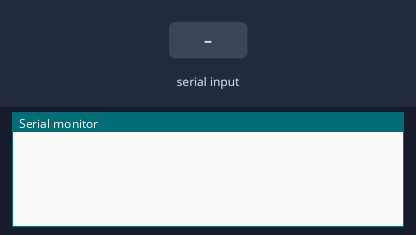
Simulated run of this sketch. Board: Arduino Mega 2560, built with avr-gcc and run on an emulated ATmega2560. Parts: the last lines printed to the serial monitor. The inputs (shaded band) are chosen by the test bench.

Above: at 1.2 s.
1.3 s: "1" received over the second serial link
At 2.4 s:
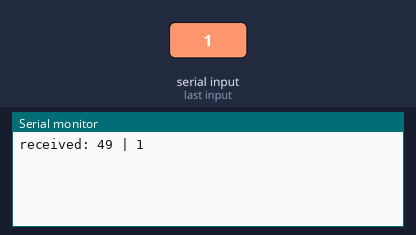
2.8 s: "0" received over the second serial link
At 3.6 s:
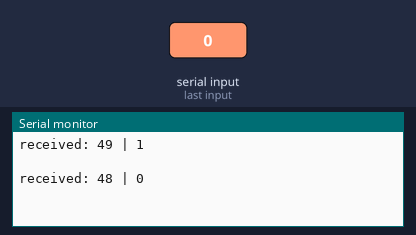
4.3 s: "2" received over the second serial link
At 4.9 s:
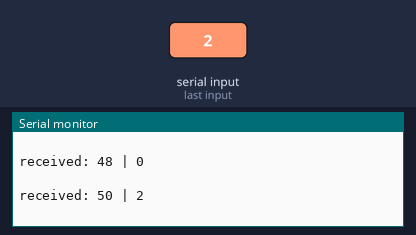

Measured:
- after the input at 1.3 s, the serial monitor: prints a new line at once (image 1)
- after the input at 2.8 s, the serial monitor: prints a new line at once (image 2)
- after the input at 4.3 s, the serial monitor: prints a new line at once (image 3)

The sketch:

serial_unity.ino
```cpp
void setup() {
  Serial.begin(9600);
  Serial2.begin(38400);
}


void loop()
{
  //Unity側に送信
  Serial2.print("Hello, this is Arduino.");
  Serial2.println();

  //ループ条件
  bool canLoop = false;
  if(Serial2.available())canLoop = true;

  while (canLoop) {
    //受信したデータの1バイトを読み取りcに入れる
    char c = Serial2.read();

    //見やすい形で出力
    char buf[100];
    sprintf(buf, "received: %d | %c", c, c);
    Serial.println(buf);

    //出力できるデータがなくなったら終了
    if(!Serial2.available()){
      canLoop = false;
      Serial.println(" ");
    }
  }

  delay(100);


}
```
